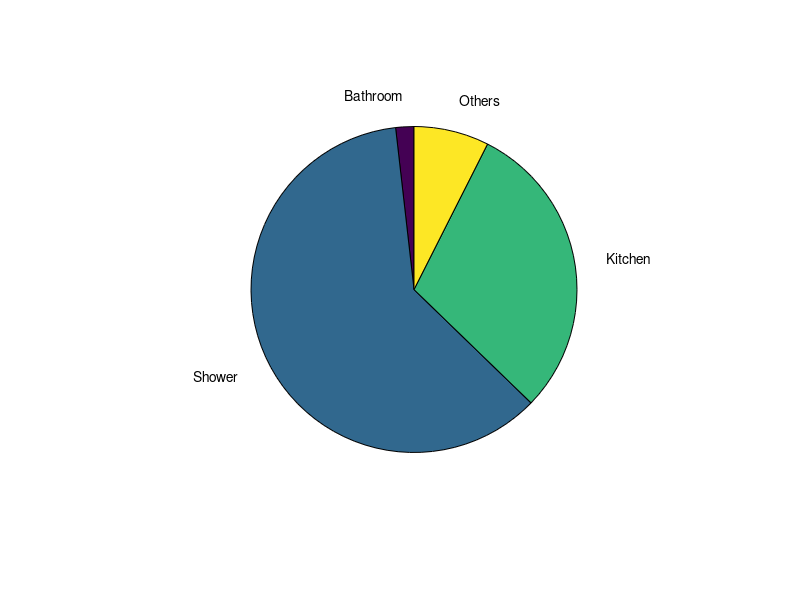

The MATLAB source for this figure:
breakdown = csvread('dummyData.csv',1,1);
[m,n] = size(breakdown);
labels = {'Bathroom','Shower','Kitchen','Others'};
pie(breakdown(:,n),labels)



